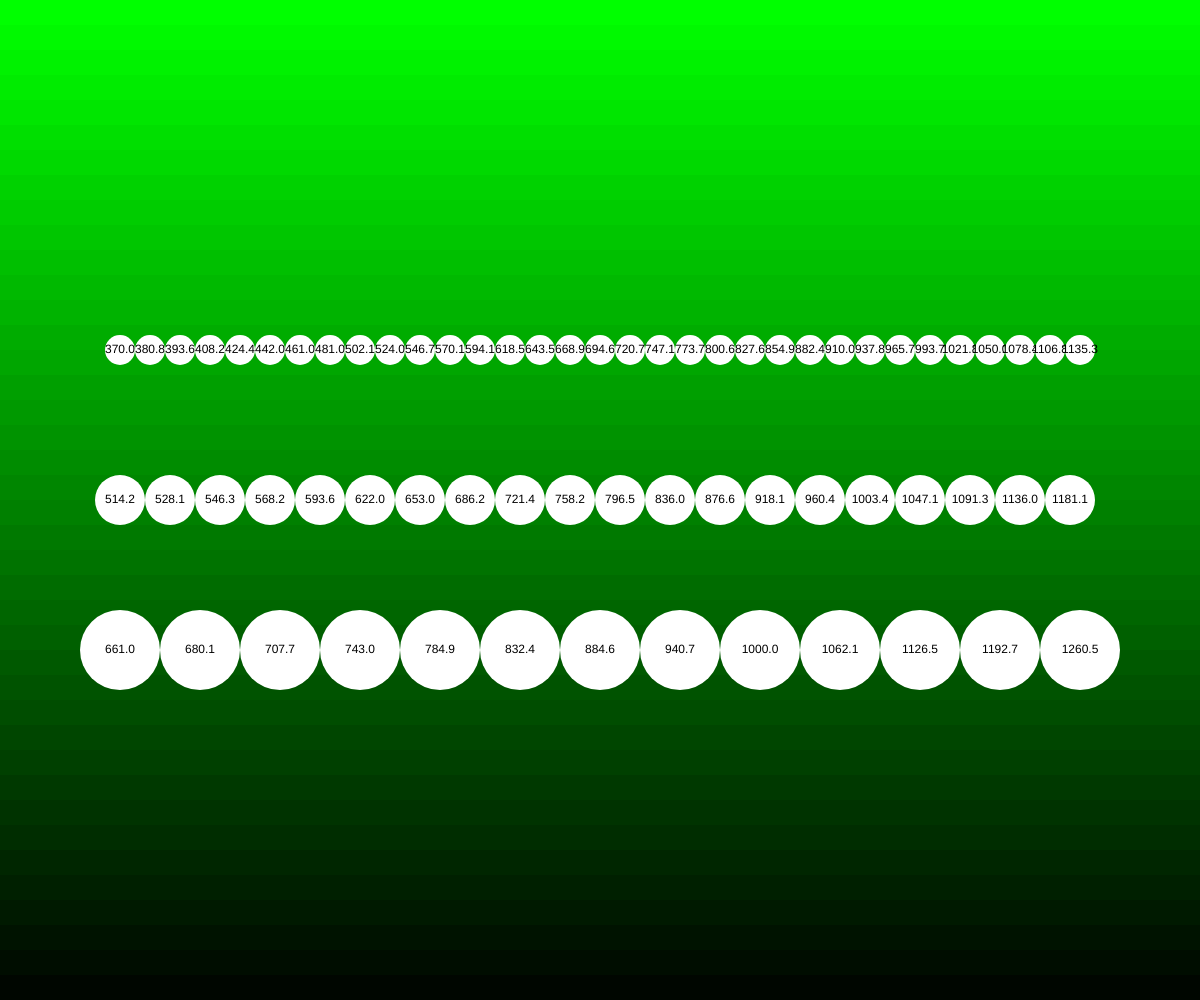
Frame 1 (no input)
Frame 60 (no input): identical to frame 1, image omitted
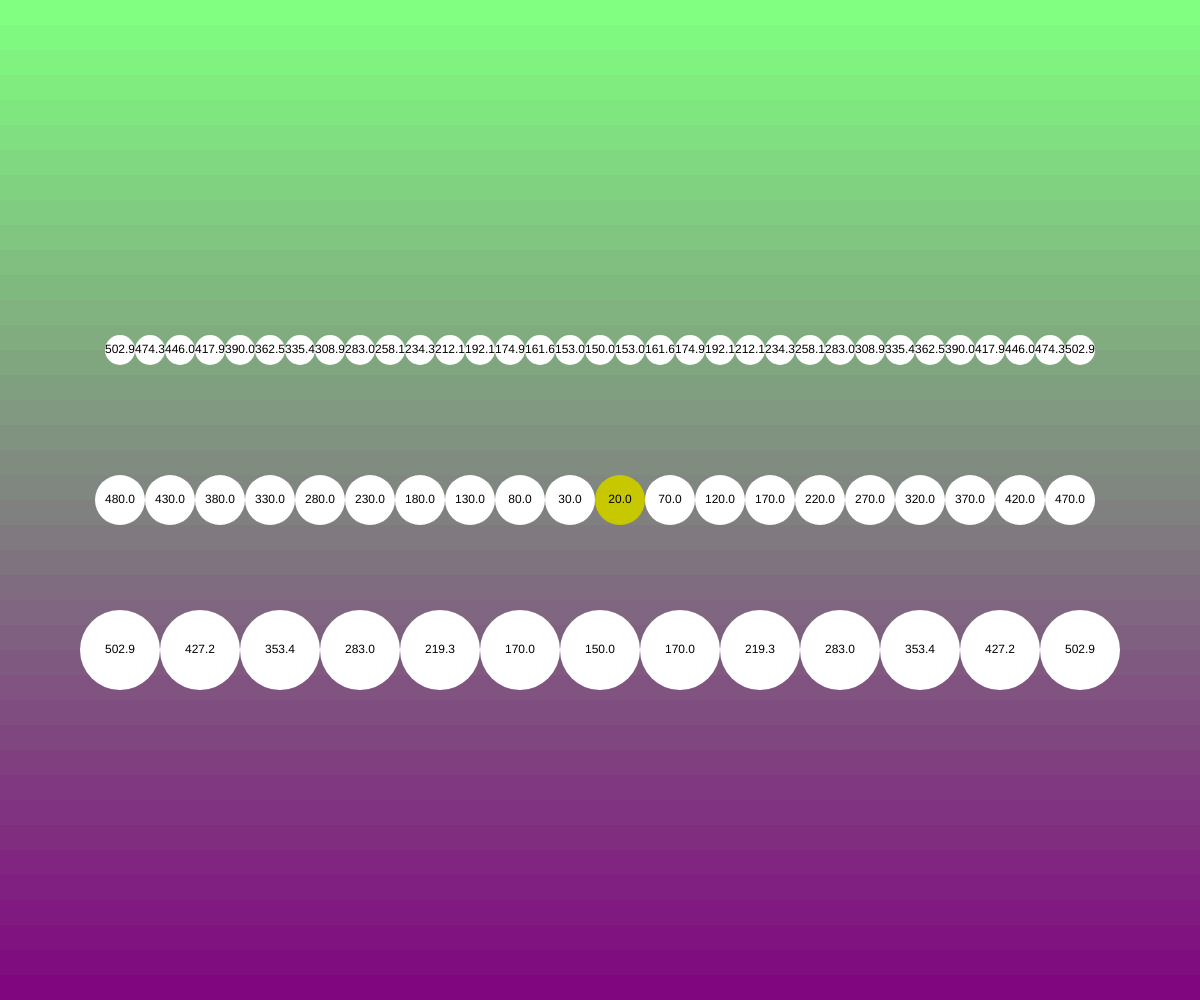
Frame 120 (the mouse pressed at the canvas centre since frame 60)

The p5.js sketch that drew these frames (run headless with seeded random() and noise() and a simulated clock; from frame 60 on, the mouse is pressed at the canvas centre):

// p5.js sketch
// ── sketch.js
// Drawing with Single Loops
// Logan Roy
// September 23, 2025


function setup() {
  createCanvas(windowWidth, windowHeight);
}

function draw() {
  gradientBackground(220);
  circleLine(height*0.35, 30);
  circleLine(height/2, 50);
  circleLine(height*0.65, 80);
}

function gradientBackground(){
  // create a graident to use as a background
  let h = 25; // Height of each rectangle

  // use a loop (doesn't have to be WHILE) to
  // draw a vertical stack of rectangles
  let y = 0;
  while(y <= height){
    noStroke();
    let mappedY = map(y, 0, height, 0, 255);
    let flippedY = 255 - mappedY;
    let mappedMouseX = map(mouseX, 0, width, 0, 255)
    let mappedMouseY = map(mouseY, 0, height, 0, 255)
    fill(mappedMouseY, flippedY, mappedMouseX);
    rect(0, y, width, h);
    y += h;

  }
}

function cDistance(x1, y1, x2, y2){
  //Calculate the straight line distance
  // between (x1, y1) and (x2, y2)
  let a = abs(x1 - x2);
  let b = abs(y1 - y2); // c^2 = sqrt(a^2 + b^2)
  let c = sqrt(pow(a,2) + pow(b,2));
  return c.toFixed(1); // Keep only one decimal place

}

function circleLine(y, size){
  // Literal line of circles (Loop)
  // y -> number at the height at which to draw the line
  // size -> number  diameter of the circles
  let xStart = width * 0.1; //10% position from the left
  let xEnd = width * 0.9; //90% horizontal pos from left


  for(let x = xStart; x <= xEnd ; x += size){
    let d = cDistance(x, y, mouseX, mouseY);
    if(d <= size/2){ //Distance less than radius, IN CIRCLE
      fill(200, 200, 0);
  }
  else{
    fill(255)
  }
    circle(x, y, size);
    textAlign(CENTER, CENTER)
    fill(0);
    text(d, x, y);
  }
}
